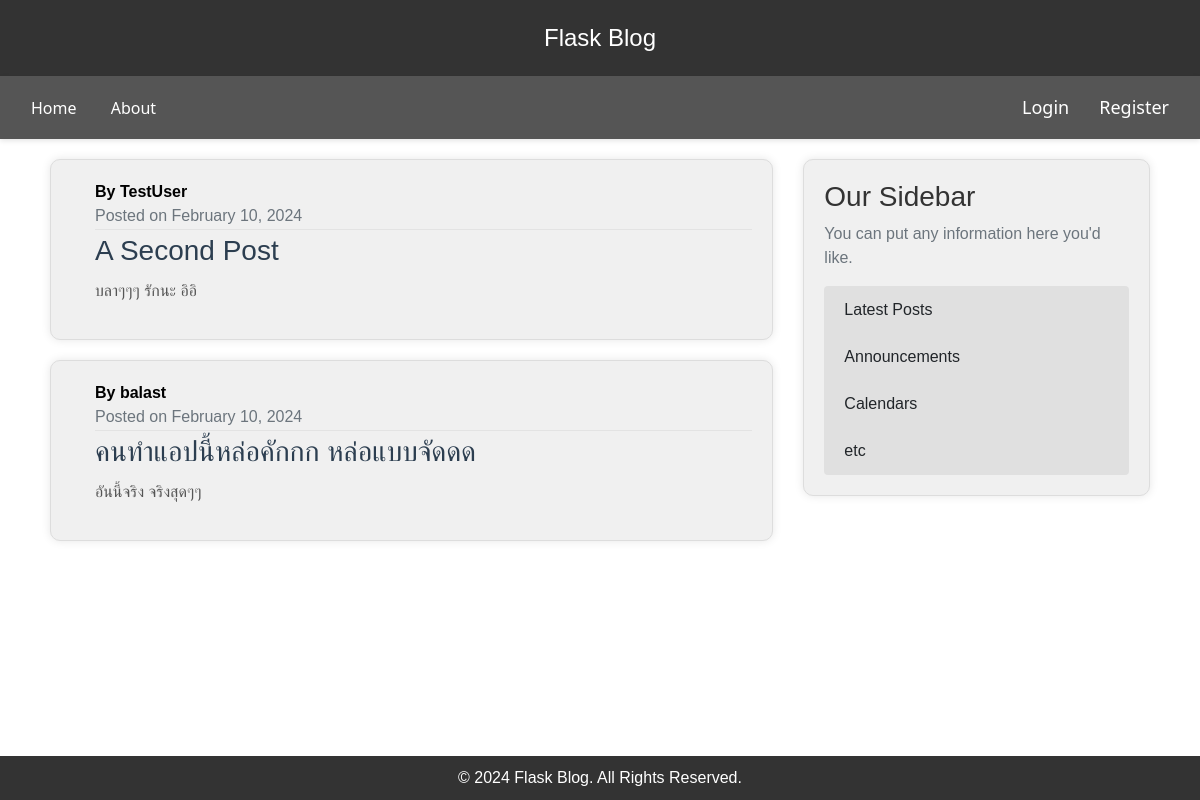
Page /home on the earlier database version.
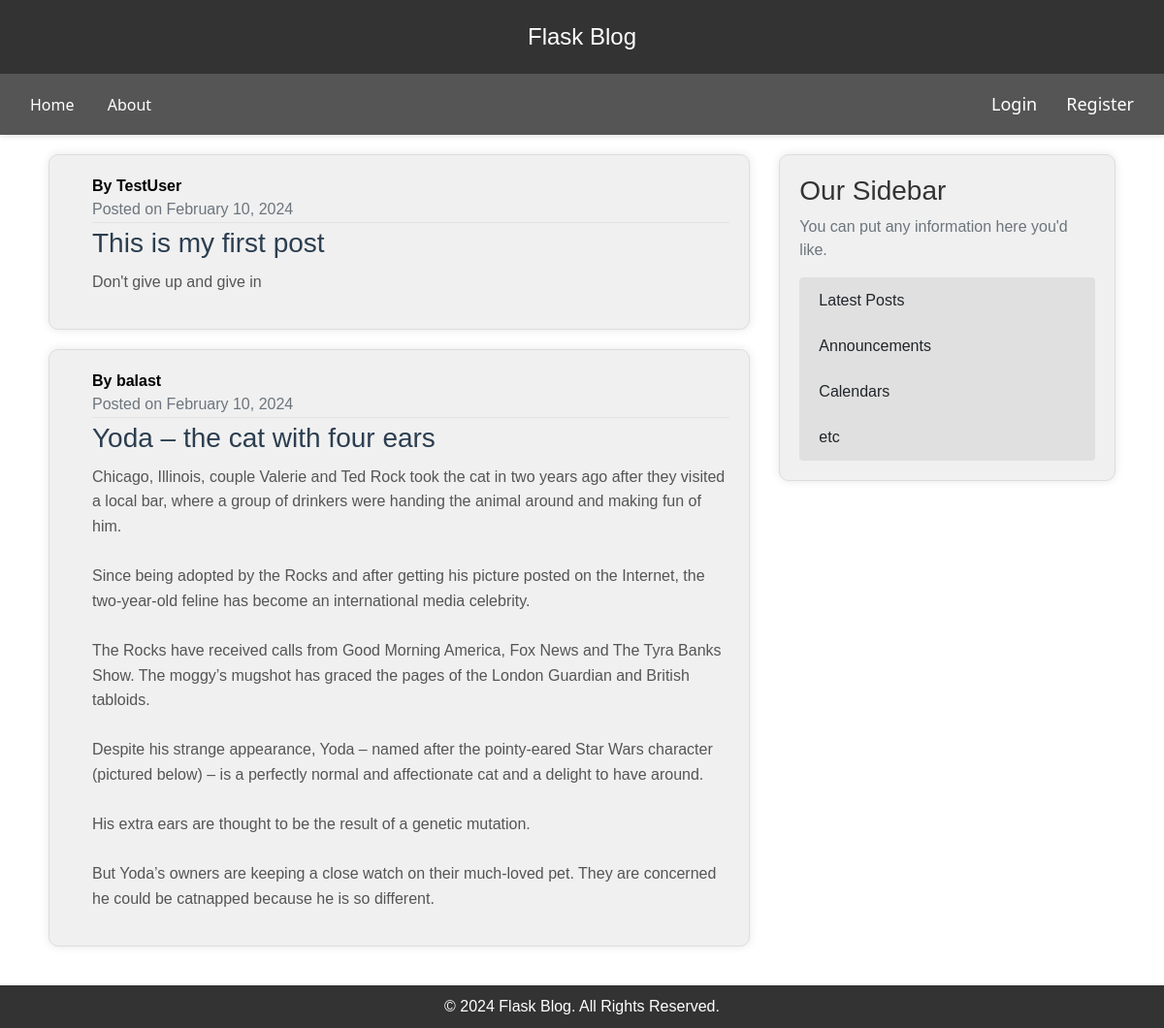
Same page on the later database version.
### flaskblog/model.py (models this page shows, shortened)
class Post(db.Model):
    id = db.Column(db.Integer, primary_key=True)
    title = db.Column(db.String(100), nullable=False)
    date_posted = db.Column(db.DateTime, nullable=False, default=datetime.utcnow())
    content = db.Column(db.Text, nullable=False)
    user_id = db.Column(db.Integer, db.ForeignKey('user.id'), nullable=False)

class User(db.Model, UserMixin):
    id = db.Column(db.Integer, primary_key=True)
    username = db.Column(db.String(20), unique=True, nullable=False)
    email = db.Column(db.String(120), unique=True, nullable=False)
    image_file = db.Column(db.String(20), nullable=False, default='default.jpg')
    password = db.Column(db.String(60), nullable=False)
    posts = db.relationship('Post', backref='author', lazy=True)

### flaskblog/routes.py (the view)
@app.route("/")
@app.route("/home")
def home():
    page = request.args.get('page', 1, type=int)
    posts = Post.query.paginate(page=page,per_page=2)
    return render_template('home.html', posts=posts)

### flaskblog/templates/home.html
{% extends "layout.html" %}
{% block content %}
    {% for post in posts.items %}
    <article class="media content-section">
        <div class="media-body ml-4">
            <div class="article-metadata">
                <span class="mr-2">
                    <strong>By {{ post.author.username }}</strong><br>
                </span>
                <span class="text-muted">
                    Posted on {{ post.date_posted.strftime('%B %d, %Y') }}
                </span>
            </div>
            <a href="{{ url_for('post', post_id=post.id) }}" class="article-link">
                <h2 class="article-title">{{ post.title }}</h2>
            </a>
            <p class="article-content">{{ post.content }}</p>
        </div>
    </article>
    {% endfor %}
{% endblock content %}

### flaskblog/templates/layout.html (shortened to what this page needs)
<!DOCTYPE html>
<html lang="en">
<head>
    <link rel="stylesheet" href="https://cdn.jsdelivr.net/npm/bootstrap@5.3.2/dist/css/bootstrap.min.css">
    <link rel="stylesheet" type="text/css" href="{{ url_for('static', filename='main.css') }}">
    <link rel="stylesheet" href="https://stackpath.bootstrapcdn.com/bootstrap/4.3.1/css/bootstrap.min.css">
</head>
<body>
    <header>
        <a href="/">Flask Blog</a>
    </header>
    <div class="navbar">
        <nav>
            <a href="{{ url_for('home') }}">Home</a>
            <a href="{{ url_for('about') }}">About</a>
        </nav>
        <div class="right-nav">
            <nav>
                {% if current_user.is_authenticated %}
                    <a href="{{ url_for('new_post') }}">New Post</a>
                    <a href="{{ url_for('account') }}">Account</a>
                    <a href="{{ url_for('logout') }}">Logout</a>
                {% else %}
                    <a href="{{ url_for('login') }}">Login</a>
                    <a href="{{ url_for('register') }}">Register</a>
                {% endif %}
            </nav>
        </div>
    </div>
    <main class="container">
        <div class="row">
            <div class="col-md-8">
                {% block content %}{% endblock %}
            </div>
            <div class="col-md-4">
                <div class="content-section">
                    <h3>Our Sidebar</h3>
                    <p class="text-muted">You can put any information here you'd like.</p>
                    <ul class="list-group">
                        <li class="list-group-item">Latest Posts</li>
                        <li class="list-group-item">Announcements</li>
                        <li class="list-group-item">Calendars</li>
                        <li class="list-group-item">etc</li>
                    </ul>
                </div>
            </div>
        </div>
    </main>
    <footer>
        &copy; 2024 Flask Blog. All Rights Reserved.
    </footer>

### flaskblog/static/main.css (style rules this page uses)
body { background: #fafafa; color: #333333; margin-top: 5rem; }
h1, h2, h3, h4, h5, h6 { color: #444444; }
.content-section { background: #ffffff; padding: 10px 20px; border: 1px solid #dddddd; border-radius: 3px; margin-bottom: 20px; }
.article-title { color: #444444; }
.article-content { white-space: pre-line; }
.article-metadata { padding-bottom: 1px; margin-bottom: 4px; border-bottom: 1px solid #e3e3e3 }
body { display: flex; flex-direction: column; min-height: 100vh; }
main { flex-grow: 1; }
footer { margin-top: auto; }
.navbar { display: flex; justify-content: space-between; align-items: center; background-color: #555555; color: white; padding: 10px 20px; font-family: 'Segoe UI', Tahoma, Geneva, Verdana, sans-serif; box-shadow: 0 2px 5px rgba(0, 0, 0, 0.1); }
.right-nav { margin-left: auto; }
.nav-links a, .right-nav a { text-decoration: none; color: white; font-size: 18px; transition: color 0.3s ease; }
.right-nav nav { display: flex; align-items: center; }
.right-nav a { margin-left: 15px; }
.article-link { text-decoration: none; color: #3498db; transition: color 0.3s ease; }
.article-title { font-size: 28px; color: #2c3e50; margin-bottom: 10px; }
.article-content { color: #555; line-height: 1.6; }
body { background-color: #fff; margin: 0; }

### flaskblog/templates/layout.html (style rules this page uses)
body { font-family: 'Arial', sans-serif; background-color: #ffffff; color: #000000; margin: 0; padding: 0; }
header { background-color: #333333; color: #ffffff; text-align: center; padding: 20px 0; }
header a { color: #ffffff; text-decoration: none; font-size: 1.5rem; }
nav { background-color: #555555; padding: 10px 0; }
nav a { color: #ffffff; margin: 0 15px; text-decoration: none; transition: color 0.3s ease; }
main.container { padding: 20px; }
.content-section { background-color: #f0f0f0; padding: 20px; margin-bottom: 20px; border-radius: 10px; box-shadow: 0 0 10px rgba(0, 0, 0, 0.1); transition: transform 0.3s ease; }
.content-section h3 { color: #333333; }
.content-section p.text-muted { color: #6c757d; }
.list-group-item { background-color: #e0e0e0; border: none; }
footer { background-color: #333333; color: #ffffff; text-align: center; padding: 10px 0; }
body { display: flex; flex-direction: column; min-height: 100vh; }
main { flex-grow: 1; }
footer { margin-top: auto; }

Differences in the rows shown:
changed Post "TestUser": title "A Second Post" → "This is my first post"; content "บลาๆๆๆ รักนะ อิอิ" → "Don't give up and give in"
changed Post "balast": title "คนทำแอปนี้หล่อคักกก หล่อแบบจัดดด" → "Yoda – the cat with four ears"; content "อันนี้จริง จริงสุดๆๆ" → "Chicago, Illinois, couple Valerie and Ted Rock took the cat in two years ago after they visited a local bar, where a group of drinkers were handing the animal around and making fun of him. Since being adopted by the Rocks and after getting his picture posted on the Internet, the two-year-old feline has become an international media celebrity. The Rocks have received calls from Good Morning America, Fox News and The Tyra Banks Show. The moggy’s mugshot has graced the pages of the London Guardian and British tabloids. Despite his strange appearance, Yoda – named after the pointy-eared Star Wars character (pictured below) – is a perfectly normal and affectionate cat and a delight to have…"
